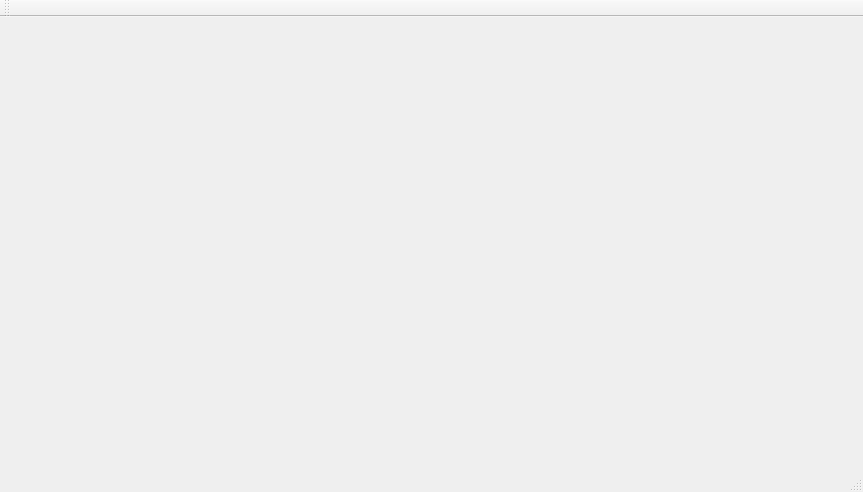
<?xml version="1.0" encoding="UTF-8"?>
<ui version="4.0">
 <class>MainWindow</class>
 <widget class="QMainWindow" name="MainWindow">
  <property name="geometry">
   <rect>
    <x>0</x>
    <y>0</y>
    <width>863</width>
    <height>492</height>
   </rect>
  </property>
  <property name="windowTitle">
   <string>MainWindow</string>
  </property>
  <widget class="QWidget" name="centralWidget">
   <widget class="QCustomPlot" name="customPlot" native="true">
    <property name="geometry">
     <rect>
      <x>0</x>
      <y>0</y>
      <width>851</width>
      <height>421</height>
     </rect>
    </property>
   </widget>
  </widget>
  <widget class="QMenuBar" name="menuBar">
   <property name="geometry">
    <rect>
     <x>0</x>
     <y>0</y>
     <width>863</width>
     <height>25</height>
    </rect>
   </property>
  </widget>
  <widget class="QToolBar" name="mainToolBar">
   <attribute name="toolBarArea">
    <enum>TopToolBarArea</enum>
   </attribute>
   <attribute name="toolBarBreak">
    <bool>false</bool>
   </attribute>
  </widget>
  <widget class="QStatusBar" name="statusBar"/>
 </widget>
 <layoutdefault spacing="6" margin="11"/>
 <customwidgets>
  <customwidget>
   <class>QCustomPlot</class>
   <extends>QWidget</extends>
   <header>qcustomplot.h</header>
   <container>1</container>
  </customwidget>
 </customwidgets>
 <resources/>
 <connections/>
</ui>
